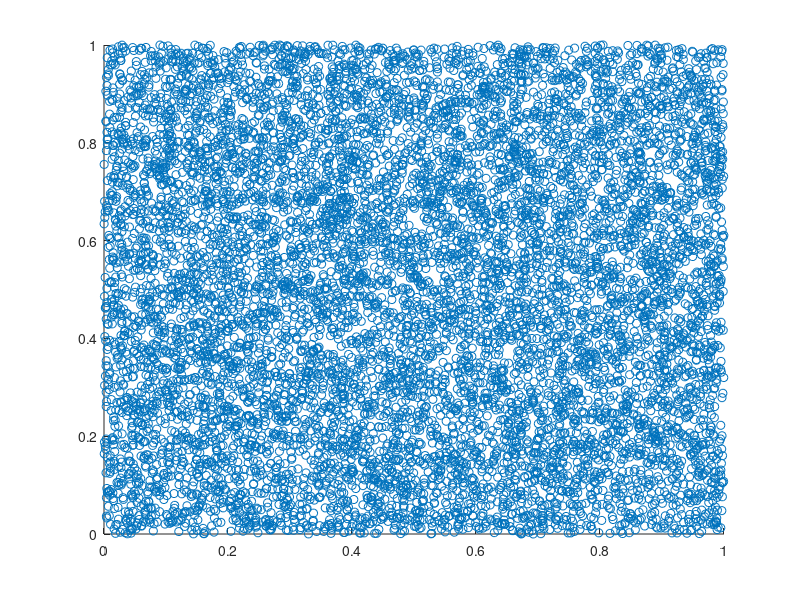
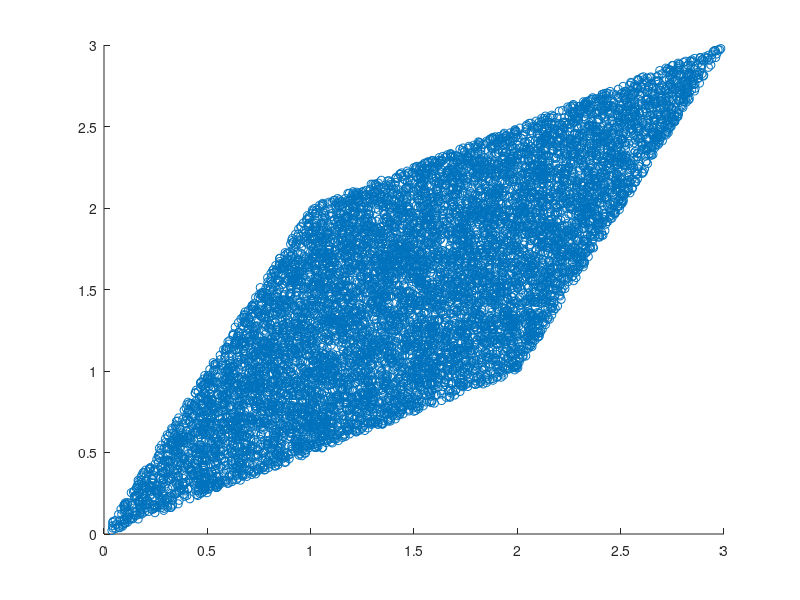
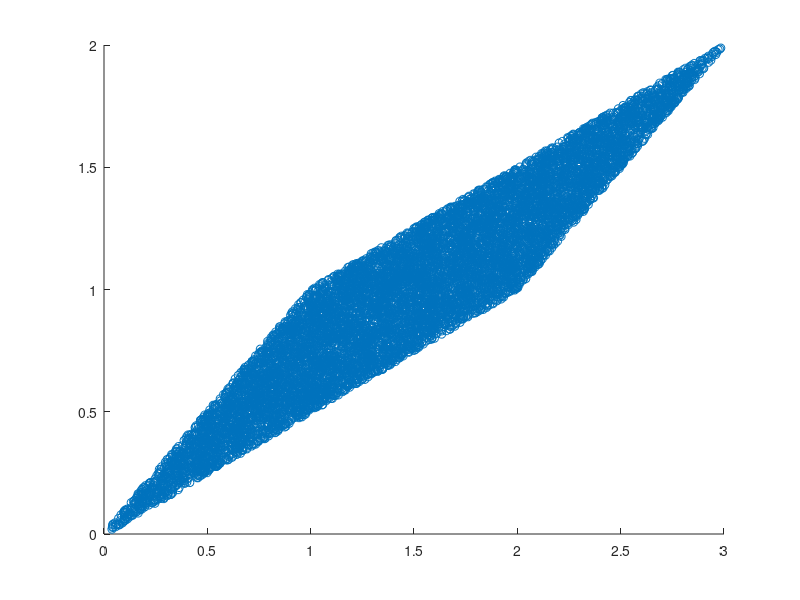
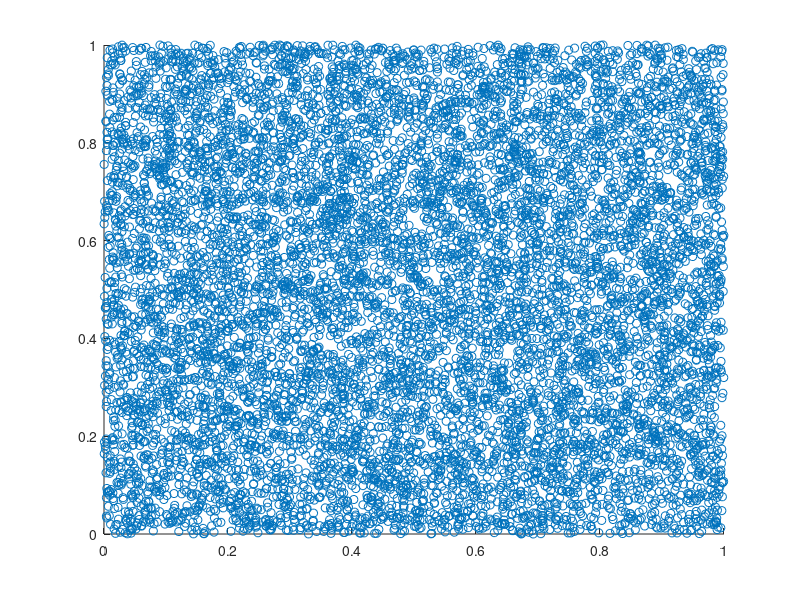

These charts were generated, in order, by the following MATLAB code:
clear all;
close all;

trial = 10000;

x = zeros(trial,1);
y = zeros(trial,1);

for i=1:trial
    x(i) = random('Uniform',0,1);
    y(i) = random('Uniform',0,1);
end
figure(1);
scatter(x,y);

a = 2;
b = 1;
c = 1;
d = 2;
z = a*x+b*y;
w = c*x+d*y;

mark = [a b; c d];

jacobian1 = det(mark);
figure(2);
scatter(z,w);


a = 2;
b = 1;
c = 1;
d = 1;
z = a*x+b*y;
w = c*x+d*y;

jae = [a b; c d];

jacobian2 = det(jae);
figure(3);
scatter(z,w);


a = 1;
b = 0;
c = 0;
d = 1;
z = a*x+b*y;
w = c*x+d*y;

mazzeo = [a b; c d];

jacobian3 = det(mazzeo);
figure(4);
scatter(z,w);


a = 0.5;
b = 1;
c = 1;
d = 0.5;
z = a*x+b*y;
w = c*x+d*y;

mitch = [a b; c d];

jacobian4 = det(mitch);
figure(5);
scatter(z,w);


a = 2;
b = 2;
c = 2;
d = 2;
z = a*x+b*y;
w = c*x+d*y;

jeffs = [a b; c d];

jacobian5 = det(jeffs);
figure(6);
scatter(z,w);